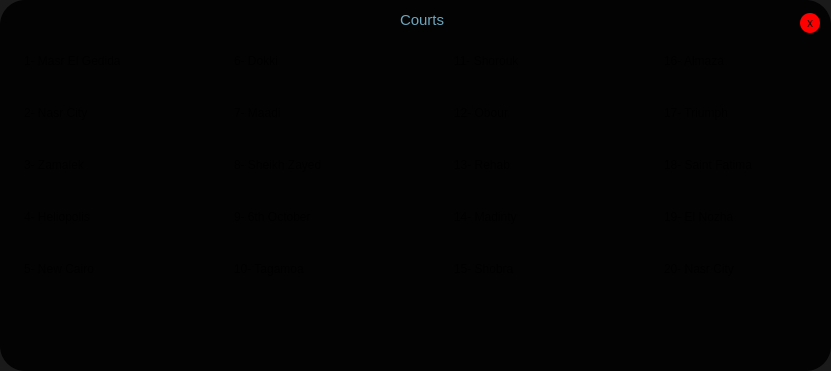
   <widget class="QWidget" name="CourtsWidget" native="true">
    <property name="geometry">
     <rect>
      <x>370</x>
      <y>340</y>
      <width>831</width>
      <height>371</height>
     </rect>
    </property>
    <property name="styleSheet">
     <string notr="true">background: none;
background-color: rgba(0,0,0,0.9);
border-radius: 25px;</string>
    </property>
    <widget class="QTextEdit" name="textEdit_3">
     <property name="geometry">
      <rect>
       <x>20</x>
       <y>50</y>
       <width>161</width>
       <height>301</height>
      </rect>
     </property>
     <property name="styleSheet">
      <string notr="true">background: none;
background-color: rgba(0,0,0,0.0);</string>
     </property>
     <property name="readOnly">
      <bool>true</bool>
     </property>
     <property name="html">
      <string>&lt;!DOCTYPE HTML PUBLIC &quot;-//W3C//DTD HTML 4.0//EN&quot; &quot;http://www.w3.org/TR/REC-html40/strict.dtd&quot;&gt;
&lt;html&gt;&lt;head&gt;&lt;meta name=&quot;qrichtext&quot; content=&quot;1&quot; /&gt;&lt;meta charset=&quot;utf-8&quot; /&gt;&lt;style type=&quot;text/css&quot;&gt;
p, li { white-space: pre-wrap; }
hr { height: 1px; border-width: 0; }
li.unchecked::marker { content: &quot;\2610&quot;; }
li.checked::marker { content: &quot;\2612&quot;; }
&lt;/style&gt;&lt;/head&gt;&lt;body style=&quot; font-family:'Segoe UI'; font-size:9pt; font-weight:400; font-style:normal;&quot;&gt;
&lt;p style=&quot; margin-top:12px; margin-bottom:12px; margin-left:0px; margin-right:0px; -qt-block-indent:0; text-indent:0px;&quot;&gt;1- Masr El Gedida&lt;/p&gt;
&lt;p style=&quot;-qt-paragraph-type:empty; margin-top:12px; margin-bottom:12px; margin-left:0px; margin-right:0px; -qt-block-indent:0; text-indent:0px;&quot;&gt;&lt;br /&gt;&lt;/p&gt;
&lt;p style=&quot; margin-top:12px; margin-bottom:12px; margin-left:0px; margin-right:0px; -qt-block-indent:0; text-indent:0px;&quot;&gt;2- Nasr City&lt;/p&gt;
&lt;p style=&quot;-qt-paragraph-type:empty; margin-top:12px; margin-bottom:12px; margin-left:0px; margin-right:0px; -qt-block-indent:0; text-indent:0px;&quot;&gt;&lt;br /&gt;&lt;/p&gt;
&lt;p style=&quot; margin-top:12px; margin-bottom:12px; margin-left:0px; margin-right:0px; -qt-block-indent:0; text-indent:0px;&quot;&gt;3- Zamalek&lt;/p&gt;
&lt;p style=&quot;-qt-paragraph-type:empty; margin-top:12px; margin-bottom:12px; margin-left:0px; margin-right:0px; -qt-block-indent:0; text-indent:0px;&quot;&gt;&lt;br /&gt;&lt;/p&gt;
&lt;p style=&quot; margin-top:12px; margin-bottom:12px; margin-left:0px; margin-right:0px; -qt-block-indent:0; text-indent:0px;&quot;&gt;4- Heliopolis&lt;/p&gt;
&lt;p style=&quot;-qt-paragraph-type:empty; margin-top:12px; margin-bottom:12px; margin-left:0px; margin-right:0px; -qt-block-indent:0; text-indent:0px;&quot;&gt;&lt;br /&gt;&lt;/p&gt;
&lt;p style=&quot; margin-top:12px; margin-bottom:12px; margin-left:0px; margin-right:0px; -qt-block-indent:0; text-indent:0px;&quot;&gt;5- New Cairo&lt;/p&gt;&lt;/body&gt;&lt;/html&gt;</string>
     </property>
    </widget>
    <widget class="QTextEdit" name="textEdit_4">
     <property name="geometry">
      <rect>
       <x>230</x>
       <y>50</y>
       <width>161</width>
       <height>301</height>
      </rect>
     </property>
     <property name="styleSheet">
      <string notr="true">background: none;
background-color: rgba(0,0,0,0.0);</string>
     </property>
     <property name="readOnly">
      <bool>true</bool>
     </property>
     <property name="html">
      <string>&lt;!DOCTYPE HTML PUBLIC &quot;-//W3C//DTD HTML 4.0//EN&quot; &quot;http://www.w3.org/TR/REC-html40/strict.dtd&quot;&gt;
&lt;html&gt;&lt;head&gt;&lt;meta name=&quot;qrichtext&quot; content=&quot;1&quot; /&gt;&lt;meta charset=&quot;utf-8&quot; /&gt;&lt;style type=&quot;text/css&quot;&gt;
p, li { white-space: pre-wrap; }
hr { height: 1px; border-width: 0; }
li.unchecked::marker { content: &quot;\2610&quot;; }
li.checked::marker { content: &quot;\2612&quot;; }
&lt;/style&gt;&lt;/head&gt;&lt;body style=&quot; font-family:'Segoe UI'; font-size:9pt; font-weight:400; font-style:normal;&quot;&gt;
&lt;p style=&quot; margin-top:12px; margin-bottom:12px; margin-left:0px; margin-right:0px; -qt-block-indent:0; text-indent:0px;&quot;&gt;6- Dokki&lt;/p&gt;
&lt;p style=&quot;-qt-paragraph-type:empty; margin-top:12px; margin-bottom:12px; margin-left:0px; margin-right:0px; -qt-block-indent:0; text-indent:0px;&quot;&gt;&lt;br /&gt;&lt;/p&gt;
&lt;p style=&quot; margin-top:12px; margin-bottom:12px; margin-left:0px; margin-right:0px; -qt-block-indent:0; text-indent:0px;&quot;&gt;7- Maadi&lt;/p&gt;
&lt;p style=&quot;-qt-paragraph-type:empty; margin-top:12px; margin-bottom:12px; margin-left:0px; margin-right:0px; -qt-block-indent:0; text-indent:0px;&quot;&gt;&lt;br /&gt;&lt;/p&gt;
&lt;p style=&quot; margin-top:12px; margin-bottom:12px; margin-left:0px; margin-right:0px; -qt-block-indent:0; text-indent:0px;&quot;&gt;8- Sheikh Zayed&lt;/p&gt;
&lt;p style=&quot;-qt-paragraph-type:empty; margin-top:12px; margin-bottom:12px; margin-left:0px; margin-right:0px; -qt-block-indent:0; text-indent:0px;&quot;&gt;&lt;br /&gt;&lt;/p&gt;
&lt;p style=&quot; margin-top:12px; margin-bottom:12px; margin-left:0px; margin-right:0px; -qt-block-indent:0; text-indent:0px;&quot;&gt;9- 6th October&lt;/p&gt;
&lt;p style=&quot;-qt-paragraph-type:empty; margin-top:12px; margin-bottom:12px; margin-left:0px; margin-right:0px; -qt-block-indent:0; text-indent:0px;&quot;&gt;&lt;br /&gt;&lt;/p&gt;
&lt;p style=&quot; margin-top:12px; margin-bottom:12px; margin-left:0px; margin-right:0px; -qt-block-indent:0; text-indent:0px;&quot;&gt;10- Tagamoa&lt;/p&gt;&lt;/body&gt;&lt;/html&gt;</string>
     </property>
    </widget>
    <widget class="QTextEdit" name="textEdit_5">
     <property name="geometry">
      <rect>
       <x>450</x>
       <y>50</y>
       <width>161</width>
       <height>301</height>
      </rect>
     </property>
     <property name="styleSheet">
      <string notr="true">background: none;
background-color: rgba(0,0,0,0.0);</string>
     </property>
     <property name="readOnly">
      <bool>true</bool>
     </property>
     <property name="html">
      <string>&lt;!DOCTYPE HTML PUBLIC &quot;-//W3C//DTD HTML 4.0//EN&quot; &quot;http://www.w3.org/TR/REC-html40/strict.dtd&quot;&gt;
&lt;html&gt;&lt;head&gt;&lt;meta name=&quot;qrichtext&quot; content=&quot;1&quot; /&gt;&lt;meta charset=&quot;utf-8&quot; /&gt;&lt;style type=&quot;text/css&quot;&gt;
p, li { white-space: pre-wrap; }
hr { height: 1px; border-width: 0; }
li.unchecked::marker { content: &quot;\2610&quot;; }
li.checked::marker { content: &quot;\2612&quot;; }
&lt;/style&gt;&lt;/head&gt;&lt;body style=&quot; font-family:'Segoe UI'; font-size:9pt; font-weight:400; font-style:normal;&quot;&gt;
&lt;p style=&quot; margin-top:12px; margin-bottom:12px; margin-left:0px; margin-right:0px; -qt-block-indent:0; text-indent:0px;&quot;&gt;11- Shorouk&lt;/p&gt;
&lt;p style=&quot;-qt-paragraph-type:empty; margin-top:12px; margin-bottom:12px; margin-left:0px; margin-right:0px; -qt-block-indent:0; text-indent:0px;&quot;&gt;&lt;br /&gt;&lt;/p&gt;
&lt;p style=&quot; margin-top:12px; margin-bottom:12px; margin-left:0px; margin-right:0px; -qt-block-indent:0; text-indent:0px;&quot;&gt;12- Obour&lt;/p&gt;
&lt;p style=&quot;-qt-paragraph-type:empty; margin-top:12px; margin-bottom:12px; margin-left:0px; margin-right:0px; -qt-block-indent:0; text-indent:0px;&quot;&gt;&lt;br /&gt;&lt;/p&gt;
&lt;p style=&quot; margin-top:12px; margin-bottom:12px; margin-left:0px; margin-right:0px; -qt-block-indent:0; text-indent:0px;&quot;&gt;13- Rehab&lt;/p&gt;
&lt;p style=&quot;-qt-paragraph-type:empty; margin-top:12px; margin-bottom:12px; margin-left:0px; margin-right:0px; -qt-block-indent:0; text-indent:0px;&quot;&gt;&lt;br /&gt;&lt;/p&gt;
&lt;p style=&quot; margin-top:12px; margin-bottom:12px; margin-left:0px; margin-right:0px; -qt-block-indent:0; text-indent:0px;&quot;&gt;14- Madinty&lt;/p&gt;
&lt;p style=&quot;-qt-paragraph-type:empty; margin-top:12px; margin-bottom:12px; margin-left:0px; margin-right:0px; -qt-block-indent:0; text-indent:0px;&quot;&gt;&lt;br /&gt;&lt;/p&gt;
&lt;p style=&quot; margin-top:12px; margin-bottom:12px; margin-left:0px; margin-right:0px; -qt-block-indent:0; text-indent:0px;&quot;&gt;15- Shobra&lt;/p&gt;&lt;/body&gt;&lt;/html&gt;</string>
     </property>
    </widget>
    <widget class="QTextEdit" name="textEdit_6">
     <property name="geometry">
      <rect>
       <x>660</x>
       <y>50</y>
       <width>161</width>
       <height>301</height>
      </rect>
     </property>
     <property name="styleSheet">
      <string notr="true">background: none;
background-color: rgba(0,0,0,0.0);</string>
     </property>
     <property name="readOnly">
      <bool>true</bool>
     </property>
     <property name="html">
      <string>&lt;!DOCTYPE HTML PUBLIC &quot;-//W3C//DTD HTML 4.0//EN&quot; &quot;http://www.w3.org/TR/REC-html40/strict.dtd&quot;&gt;
&lt;html&gt;&lt;head&gt;&lt;meta name=&quot;qrichtext&quot; content=&quot;1&quot; /&gt;&lt;meta charset=&quot;utf-8&quot; /&gt;&lt;style type=&quot;text/css&quot;&gt;
p, li { white-space: pre-wrap; }
hr { height: 1px; border-width: 0; }
li.unchecked::marker { content: &quot;\2610&quot;; }
li.checked::marker { content: &quot;\2612&quot;; }
&lt;/style&gt;&lt;/head&gt;&lt;body style=&quot; font-family:'Segoe UI'; font-size:9pt; font-weight:400; font-style:normal;&quot;&gt;
&lt;p style=&quot; margin-top:12px; margin-bottom:12px; margin-left:0px; margin-right:0px; -qt-block-indent:0; text-indent:0px;&quot;&gt;16- Almaza&lt;/p&gt;
&lt;p style=&quot;-qt-paragraph-type:empty; margin-top:12px; margin-bottom:12px; margin-left:0px; margin-right:0px; -qt-block-indent:0; text-indent:0px;&quot;&gt;&lt;br /&gt;&lt;/p&gt;
&lt;p style=&quot; margin-top:12px; margin-bottom:12px; margin-left:0px; margin-right:0px; -qt-block-indent:0; text-indent:0px;&quot;&gt;17- Triumph&lt;/p&gt;
&lt;p style=&quot;-qt-paragraph-type:empty; margin-top:12px; margin-bottom:12px; margin-left:0px; margin-right:0px; -qt-block-indent:0; text-indent:0px;&quot;&gt;&lt;br /&gt;&lt;/p&gt;
&lt;p style=&quot; margin-top:12px; margin-bottom:12px; margin-left:0px; margin-right:0px; -qt-block-indent:0; text-indent:0px;&quot;&gt;18- Saint Fatima&lt;/p&gt;
&lt;p style=&quot;-qt-paragraph-type:empty; margin-top:12px; margin-bottom:12px; margin-left:0px; margin-right:0px; -qt-block-indent:0; text-indent:0px;&quot;&gt;&lt;br /&gt;&lt;/p&gt;
&lt;p style=&quot; margin-top:12px; margin-bottom:12px; margin-left:0px; margin-right:0px; -qt-block-indent:0; text-indent:0px;&quot;&gt;19- El Nozha&lt;/p&gt;
&lt;p style=&quot;-qt-paragraph-type:empty; margin-top:12px; margin-bottom:12px; margin-left:0px; margin-right:0px; -qt-block-indent:0; text-indent:0px;&quot;&gt;&lt;br /&gt;&lt;/p&gt;
&lt;p style=&quot; margin-top:12px; margin-bottom:12px; margin-left:0px; margin-right:0px; -qt-block-indent:0; text-indent:0px;&quot;&gt;20- Nasr City&lt;/p&gt;&lt;/body&gt;&lt;/html&gt;</string>
     </property>
    </widget>
    <widget class="QPushButton" name="ExitCWButton">
     <property name="geometry">
      <rect>
       <x>800</x>
       <y>13</y>
       <width>20</width>
       <height>20</height>
      </rect>
     </property>
     <property name="styleSheet">
      <string notr="true">QPushButton{
background: none;
background-color: rgb(255, 0, 0);
border-radius: 10px;
}
QPushButton:hover
{
border: 2px solid rgba(250, 250, 250,0.9);
}
</string>
     </property>
     <property name="text">
      <string>x</string>
     </property>
    </widget>
    <widget class="QLabel" name="label_14">
     <property name="geometry">
      <rect>
       <x>400</x>
       <y>10</y>
       <width>51</width>
       <height>20</height>
      </rect>
     </property>
     <property name="font">
      <font>
       <pointsize>11</pointsize>
      </font>
     </property>
     <property name="styleSheet">
      <string notr="true">background: none;
color: rgba(135, 206, 235,0.8)</string>
     </property>
     <property name="text">
      <string>Courts</string>
     </property>
    </widget>
    <zorder>textEdit_3</zorder>
    <zorder>textEdit_4</zorder>
    <zorder>textEdit_6</zorder>
    <zorder>ExitCWButton</zorder>
    <zorder>label_14</zorder>
    <zorder>textEdit_5</zorder>
   </widget>
